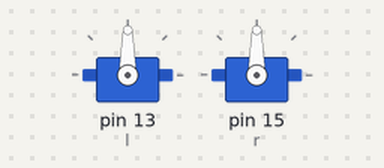
A program run on a simulated Raspberry Pi (header pin numbers). On the bench: 2 × servo. Servo angles are drawn from the pulse width (0.5 ms = 0°, 2.5 ms = 180°).

Above: at 0.05 s.
At 1.5 s:
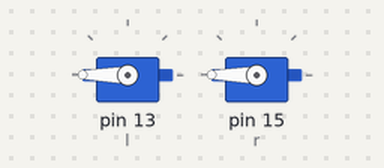
At 3.0 s:
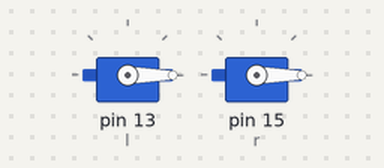
Timing chart, 0 to 6.9 s (numbered marks = the images above):
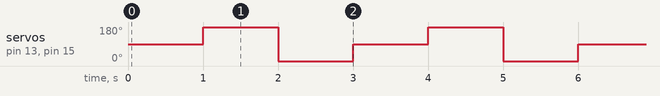

Measured:
- by itself, servo on pin 13 (l), servo on pin 15 (r): repeats every 3.0 s: 0° 1.0 s, 90° 1.0 s, 180° 1.0 s

The program:

servotest.py
```python
import RPi.GPIO as GPIO
import time

GPIO.setmode(GPIO.BOARD)
GPIO.setup(13,GPIO.OUT)
GPIO.setup(15,GPIO.OUT)

l = GPIO.PWM(13,50)
r = GPIO.PWM(15,50)

l.start(7.5)
r.start(7.5)

try:

	while True:
		l.ChangeDutyCycle(7.5)
		r.ChangeDutyCycle(7.5)
		time.sleep(1)

		l.ChangeDutyCycle(12.5)
		r.ChangeDutyCycle(12.5)
		time.sleep(1)

		l.ChangeDutyCycle(2.5)
		r.ChangeDutyCycle(2.5)
		time.sleep(1)


except KeyboardInterrupt:
	l.stop()
	r.stop()
	GPIO.cleanup()
```
